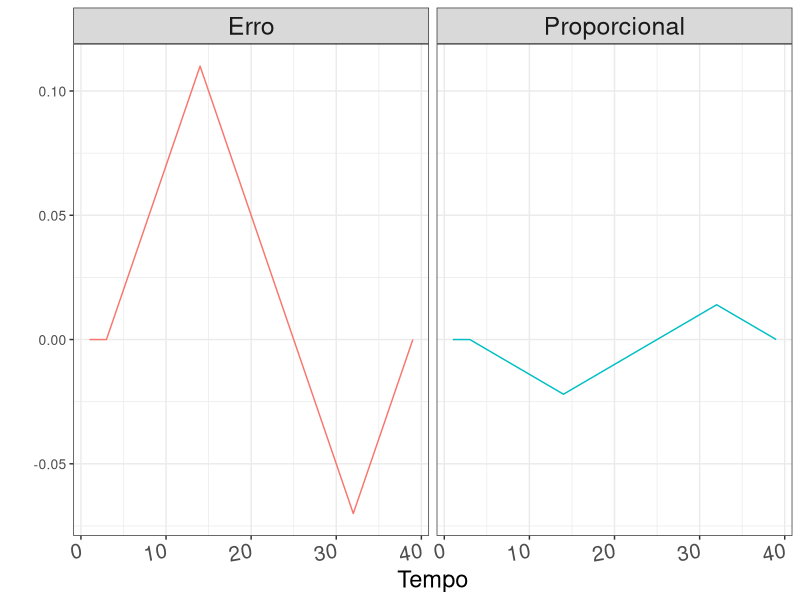
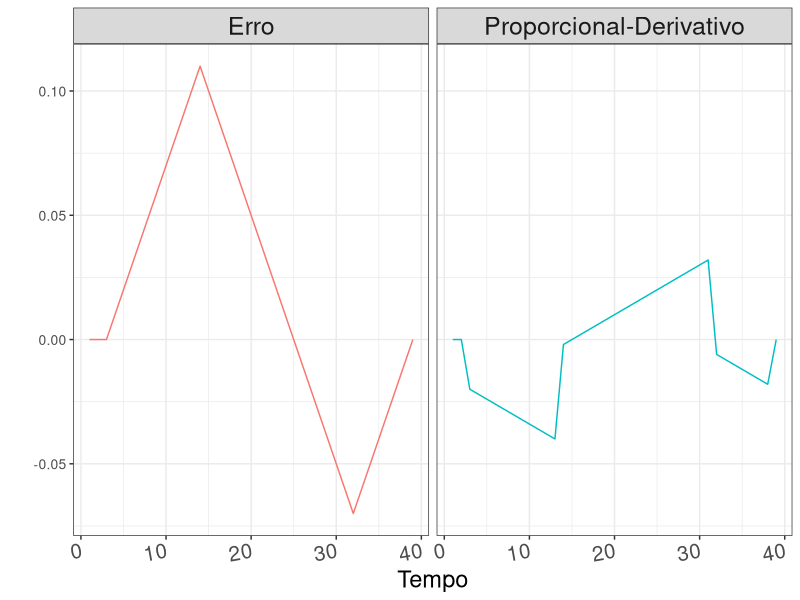
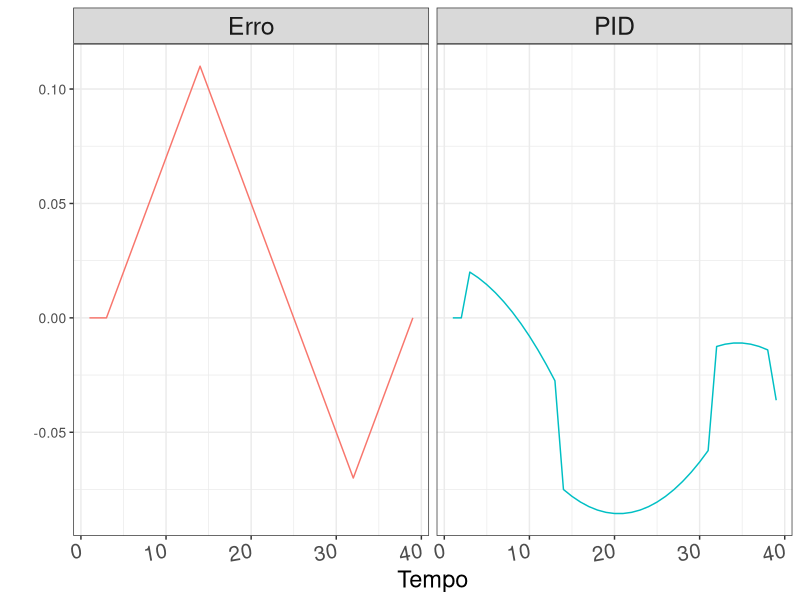
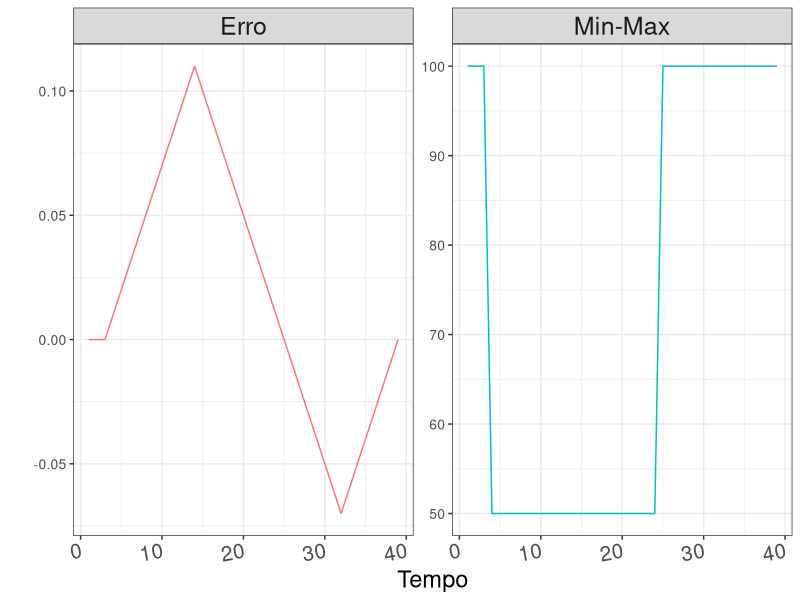
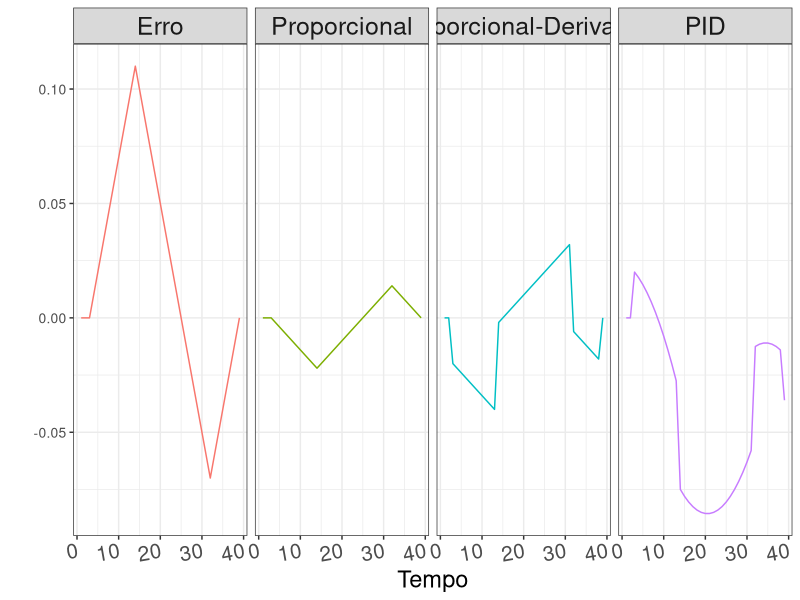
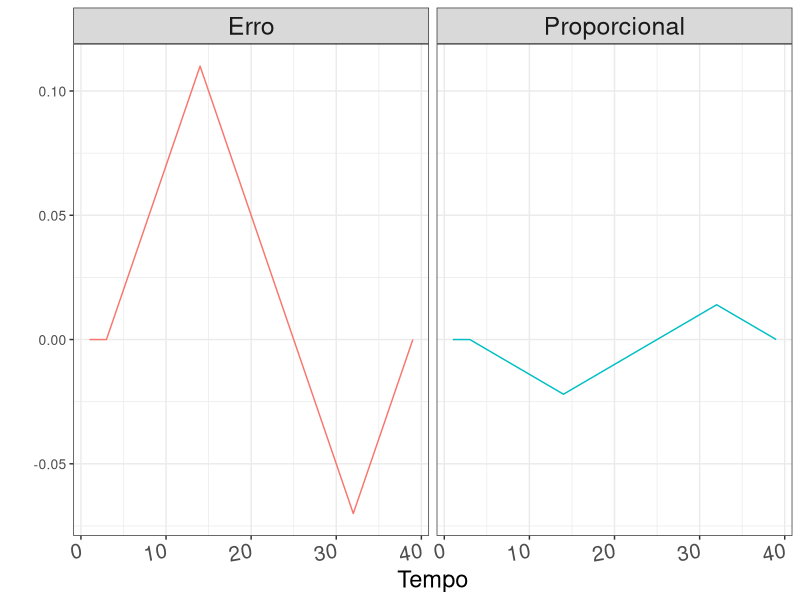
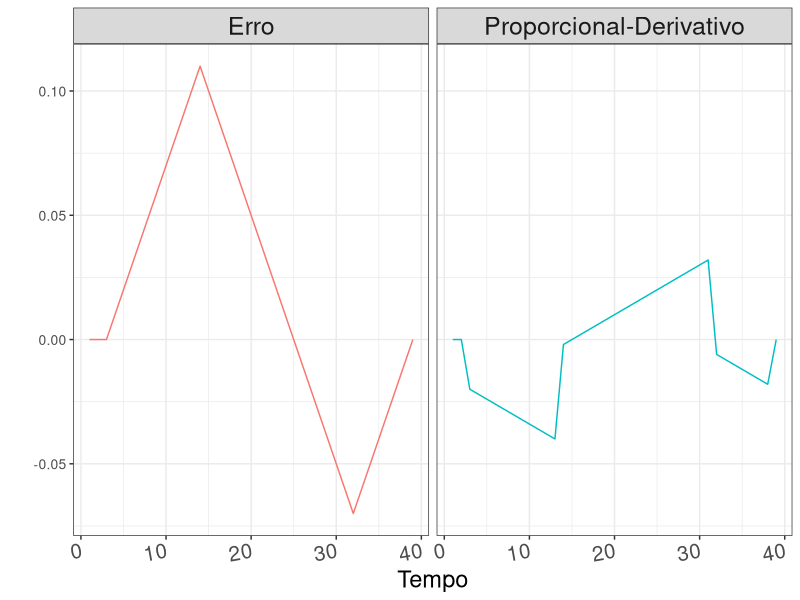
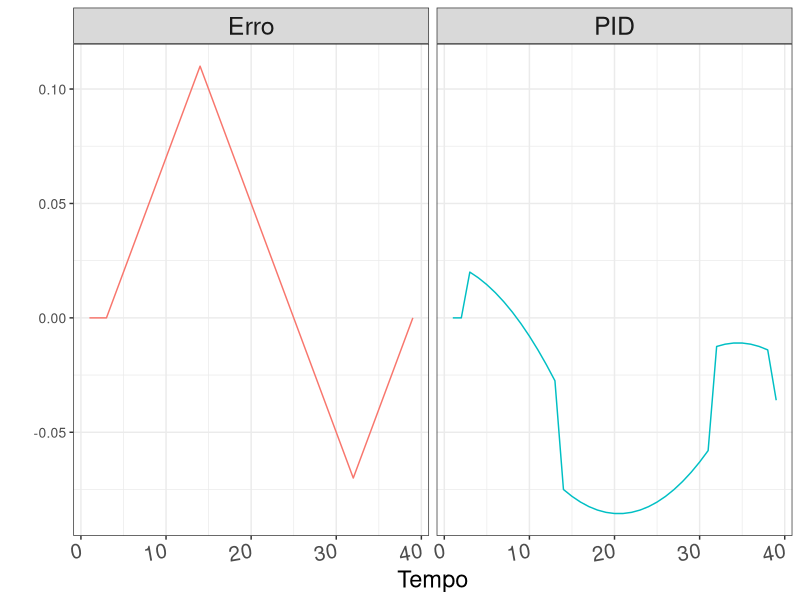

These charts were generated, in order, by the following R code:
library(ggplot2)
library(reshape2)
library(dplyr)

theme_white <- function() {
  theme_update(
    plot.title = element_text(size=22),
    axis.text.y =element_text(size=10),
    axis.title = element_text(size=17),
    legend.title = element_text(size = 16),
    legend.text = element_text(size = 14),
    axis.text.x = element_text(size=15, angle = 10, hjust = 1),
    strip.text.y = element_text(size = 12, angle = 90),
    strip.text.x = element_text(size = 18, angle = 0)
  )
}

min.max <- function(erro) {
  base <- 50
  max <- 100
  r <- max
  if (erro > 0) {
    r <- base
  }
  return(r)
}

theme_set(theme_bw())
theme_white()

controller_labels <- c(`erro` = "Erro", `prop` = "Proporcional", 
                       `deriv` = "Proporcional-Derivativo", 
                       `pid` = "PID", `min.max` = "Min-Max")

factor_p <- 0.2
factor_d <- 2
factor_i <- 0.05

erro <- c(0, 0, 0, 0.01, 0.02, 0.03, 0.04, 0.05, 0.06, 0.07, 0.08, 0.09, 0.1, 0.11, 
          0.1, 0.09, 0.08, 0.07, 0.06, 0.05, 0.04, 0.03, 0.02, 0.01, 0, 
          -0.01, -0.02, -0.03, -0.04, -0.05, -0.06, -0.07, -0.06, -0.05, -0.04, -0.03, 
          -0.02, -0.01, 0)
x <-seq(1, length(erro))

df <- data.frame(time=x,erro=erro)
diff_err <- sapply(2:length(x), function(x) df$erro[x] - df$erro[x-1])
diff_err[length(x)] <- 0
df <- data.frame(time=x,erro=erro,diff_err=diff_err)
df$prop <- -factor_p*df$erro
df$deriv <- -(factor_p*df$erro + factor_d*df$diff_err)
df$diff_err <- -df$diff_err
df$cum_err <- cumsum(erro)
df$pid <- -(factor_p*df$erro + factor_d*df$diff_err + factor_i*df$cum_err)
min.max.data <- sapply(1:length(x), function(x) min.max(df$erro[x]))
df$min.max <- min.max.data

demo.data <-melt(df, id = c("time"))

#
# Case 1: Proportional
#

ggplot(filter(demo.data, demo.data$variable %in% c("erro", "prop")), aes(x = time, y = value, colour = variable)) + 
    geom_line() +
    xlab("Tempo") +
    ylab("") +
    facet_grid(. ~ variable, labeller = labeller(variable = controller_labels)) +
    theme(legend.position="none")

ggsave("proportional_demo.png")

#
# Case 2: Proportional-Derivative
#

ggplot(filter(demo.data, demo.data$variable %in% c("erro", "deriv")), aes(x = time, y = value, colour = variable)) + 
  geom_line() +
  xlab("Tempo") +
  ylab("") +
  facet_grid(. ~ variable, labeller = labeller(variable = controller_labels)) +
  theme(legend.position="none")

ggsave("proportional_deriv_demo.png")

#
# Case 3: PID
#

ggplot(filter(demo.data, demo.data$variable %in% c("erro", "pid")), aes(x = time, y = value, colour = variable)) + 
  geom_line() +
  xlab("Tempo") +
  ylab("") +
  facet_grid(. ~ variable, labeller = labeller(variable = controller_labels)) +
  theme(legend.position="none")

ggsave("pid_demo.png")

#
# Case 4: Min-Max
#

ggplot(filter(demo.data, demo.data$variable %in% c("erro", "min.max")), aes(x = time, y = value, colour = variable)) + 
  geom_line() +
  xlab("Tempo") +
  ylab("") +
  facet_wrap(~variable, labeller = labeller(variable = controller_labels), scales = "free_y") +
  theme(legend.position="none")

ggsave("minmax_demo.png")

# 
# All
#

ggplot(filter(demo.data, demo.data$variable %in% c("erro", "prop", "deriv", "pid")), aes(x = time, y = value, colour = variable)) + 
  geom_line() +
  xlab("Tempo") +
  ylab("") +
  facet_grid(. ~ variable, labeller = labeller(variable = controller_labels)) +
  theme(legend.position="none")

ggsave("all_demo.png")
